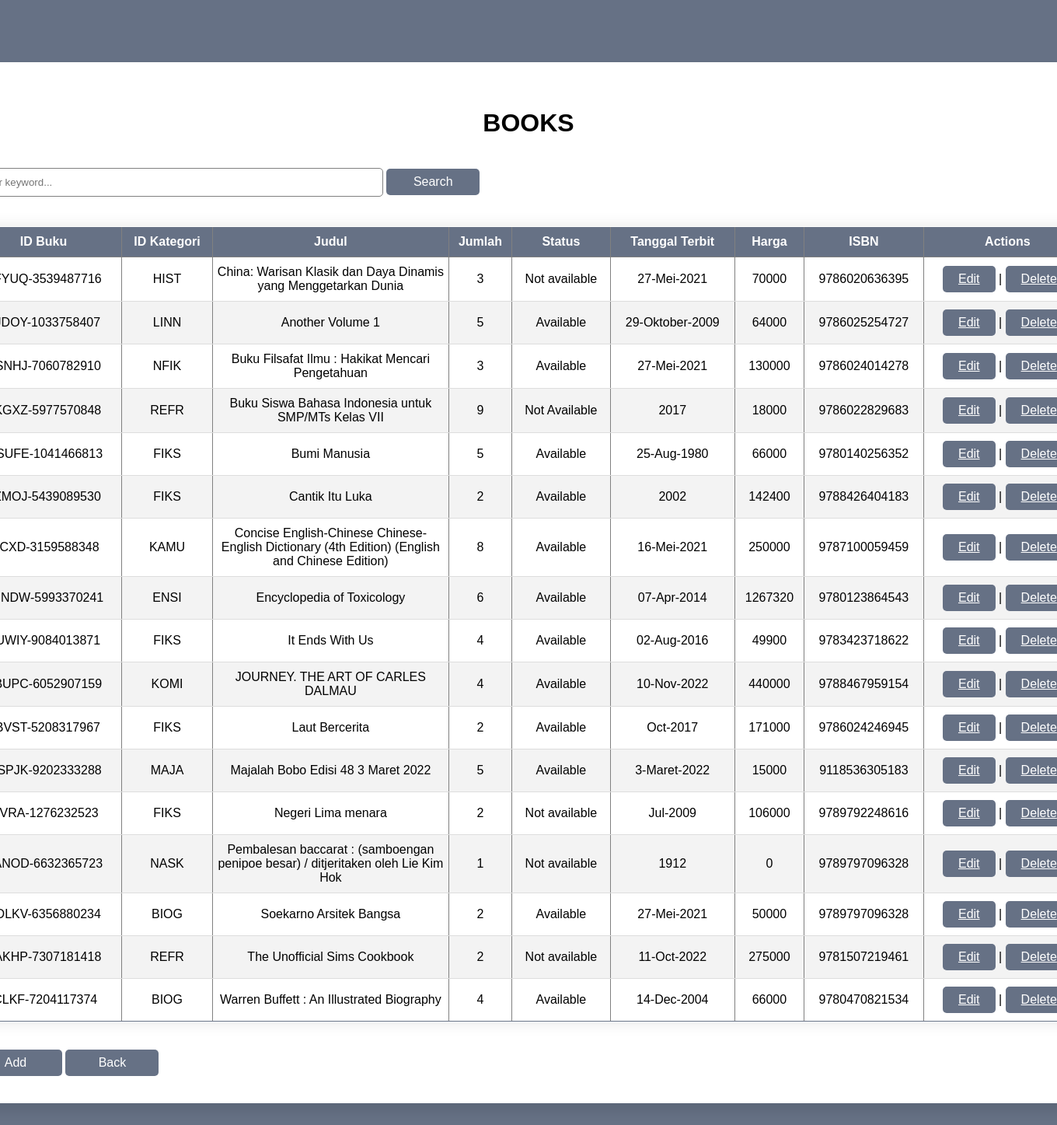
The page /books.php on the database as committed earlier.
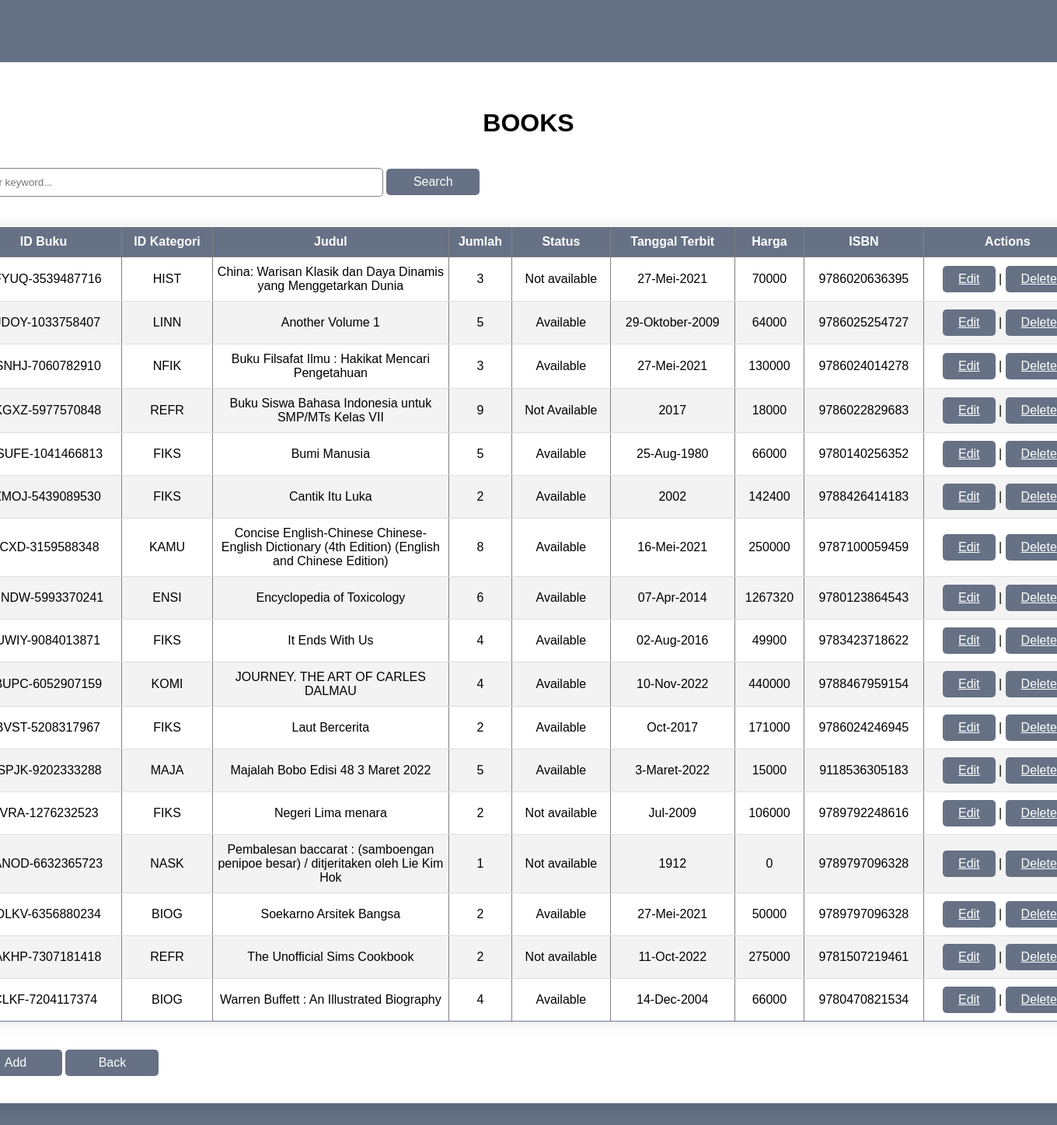
The same page on the database as committed later.
### tables this page shows
CREATE TABLE `books` (
  `bookId` char(20) NOT NULL,
  `idKategori` char(20) NOT NULL,
  `judul` char(100) DEFAULT NULL,
  `jumlah` int(11) DEFAULT NULL,
  `status` char(20) DEFAULT NULL,
  `tanggalTerbit` char(50) DEFAULT NULL,
  `harga` int(11) DEFAULT NULL,
  `isbn` char(50) DEFAULT NULL
);

### books.php (the view, shortened to what this page needs)
<?php
$conn = mysqli_connect("localhost", "root", "", "sistemPerpustakaan");
$query = "SELECT * FROM books ORDER BY judul";
$result = mysqli_query($conn, $query);
?>
<!DOCTYPE html>
<html lang="en">
<head>
    <link rel="stylesheet" href="adminMenu.css">
</head>
<body>
    <div class="container">
        <div class="login">
            <h1>Books</h1>
            <form action="" method="post">
                <input type="text" name="keyword" size= "30"
                placeholder="Enter keyword..." autocomplete="off">
                <button type= "submit" name= "search">Search</button>
            </form>
            <table border="1" class= "content-table">
                <thead>
                    <tr>
                        <th>ID Buku</th>
                        <th>ID Kategori</th>
                        <th>Judul</th>
                        <th>Jumlah</th>
                        <th>Status</th>
                        <th>Tanggal Terbit</th>
                        <th>Harga</th>
                        <th>ISBN</th>
                        <th>Actions</th>
                    </tr>
                </thead>
                <tbody>
                    <?php while($res = mysqli_fetch_assoc($result)) : ?>
                        <tr>
                        <td> <?= $res["bookId"]; ?></td>
                        <td> <?= $res["idKategori"]; ?></td>
                        <td> <?= $res["judul"]; ?></td>
                        <td> <?= $res["jumlah"]; ?></td>
                        <td> <?= $res["status"]; ?></td>
                        <td> <?= $res["tanggalTerbit"]; ?></td>
                        <td> <?= $res["harga"]; ?></td>
                        <td> <?= $res["isbn"]; ?></td>
                        <td>
                            <a href="editBooks.php?id=<?= $res["bookId"]; ?>">Edit</a> |
                            <a href="deleteBooks.php?id=<?= $res["bookId"]; ?>" onclick= "return confirm('Delete this data?');">Delete</a>
                        </td>
                        </tr>
                    <?php endwhile; ?>
                </tbody>
            </table>
            <form action="" method="post">
                <button type= "submit" name= "add">Add</button>
                <button type= "submit" name= "back">Back</button>
            </form>
        </div>
    </div>
</body>
</html>

Rows that differ between the two databases and show on the page:
changed books "ZZMOJ-5439089530": isbn "9788426404183" → "9788426414183"
